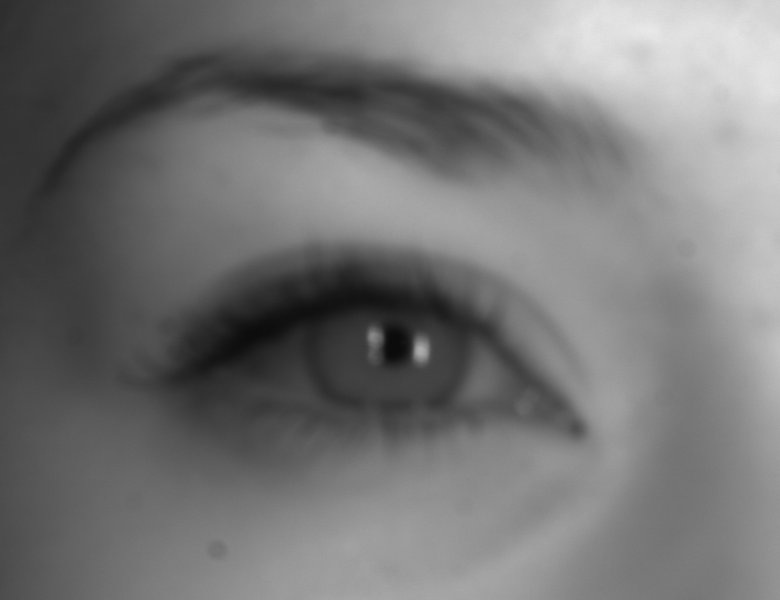
#> input picture src/eye.bmp, 780 x 600 px, given in place of input.png, which was not available
$ jupyter execute --allow-errors Untitled.ipynb
#> lines starting #> are read from the running program, lines starting #| are printed output that depends on the picture; after the words box and inside, x2 and y2 are one past the last pixel; in counts of white or black regions, pixels touching at a corner belong together; pictures that were not available may be replaced by others from this repository, and a replacement may not be noted
#> further down, input_image is the input picture: shape (600, 780, 3); min 10, max 233, mean 116.9
#> `output = cv2.Canny(input_image,100,150)`:
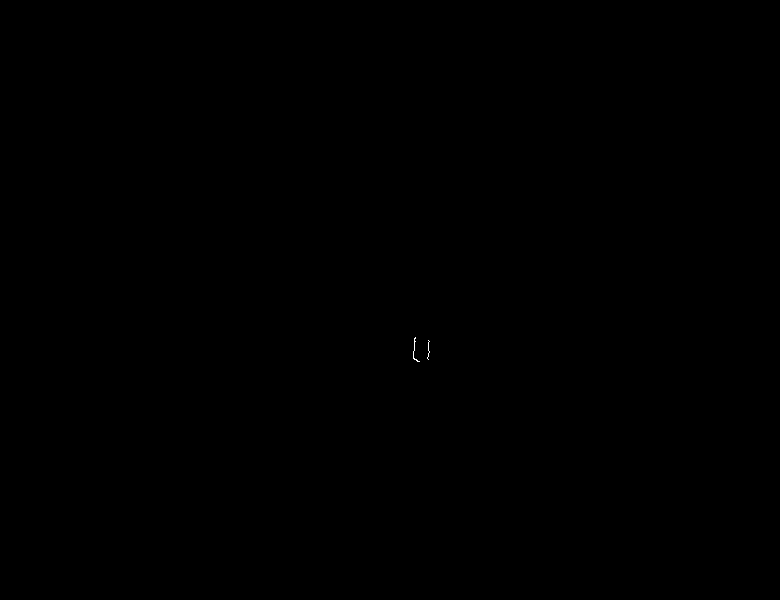
#> output: shape (600, 780); 0.01% white in thin lines or dots, all inside (x1, y1, x2, y2) = (413, 337, 430, 362)
[cell 1]
from math import sqrt, atan2, pi
import numpy as np

# [108 lines left out: functions canny_edge_detector, compute_grayscale, compute_blur, compute_gradient, filter_out_non_maximum, filter_strong_edges, not called in this run]


#> (the rest of this cell did not finish here and is left out)

[cell 2]
import cv2
from matplotlib import pyplot as plt
img = cv2.imread('canny.png')
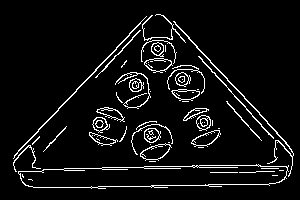
#> input picture src/canny.png, 300 x 200 px
#> img is the input picture: shape (200, 300, 3); 6.3% white in thin lines or dots, all inside (x1, y1, x2, y2) = (13, 14, 294, 189)

[cell 3]
np.amax(img)
np.unique(img)
#> Out = [0, 255]

[cell 4]
plt.hist(img.ravel(), 256, [0,256])
plt.show()
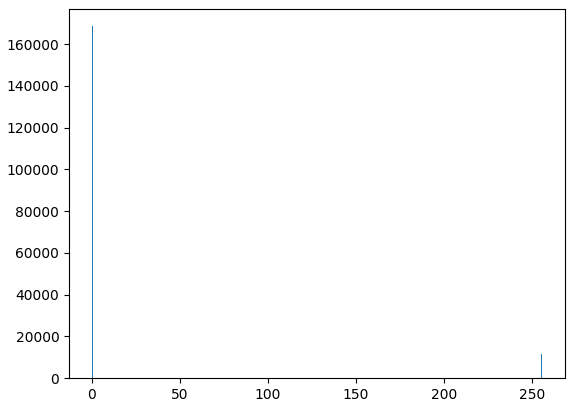
#> figure drawn by matplotlib, 1 panel; tallest bar 168645 high, from x = 0 to 1
